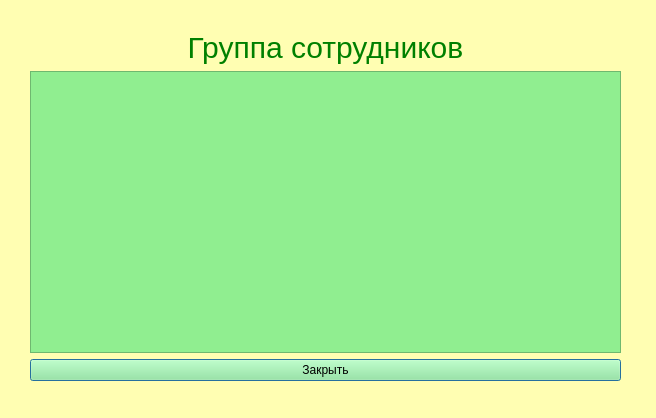
<?xml version="1.0" encoding="UTF-8"?>
<ui version="4.0">
 <class>employeeGroupsForUser</class>
 <widget class="QDialog" name="employeeGroupsForUser">
  <property name="geometry">
   <rect>
    <x>0</x>
    <y>0</y>
    <width>656</width>
    <height>418</height>
   </rect>
  </property>
  <property name="windowTitle">
   <string>Dialog</string>
  </property>
  <property name="styleSheet">
   <string notr="true">background-color:rgb(255, 254, 178);</string>
  </property>
  <widget class="QWidget" name="layoutWidget">
   <property name="geometry">
    <rect>
     <x>30</x>
     <y>30</y>
     <width>591</width>
     <height>351</height>
    </rect>
   </property>
   <layout class="QVBoxLayout" name="verticalLayout">
    <item>
     <widget class="QLabel" name="label">
      <property name="styleSheet">
       <string notr="true">font-size:30px;
color:green</string>
      </property>
      <property name="text">
       <string>&lt;html&gt;&lt;head/&gt;&lt;body&gt;&lt;p align=&quot;center&quot;&gt;Группа сотрудников&lt;/p&gt;&lt;/body&gt;&lt;/html&gt;</string>
      </property>
     </widget>
    </item>
    <item>
     <widget class="QTableWidget" name="twOrg">
      <property name="styleSheet">
       <string notr="true">color: black;
background-color: lightgreen</string>
      </property>
     </widget>
    </item>
    <item>
     <widget class="QPushButton" name="logout">
      <property name="styleSheet">
       <string notr="true">color: black;
background-color: lightgreen</string>
      </property>
      <property name="text">
       <string>Закрыть</string>
      </property>
     </widget>
    </item>
   </layout>
  </widget>
 </widget>
 <resources/>
 <connections/>
</ui>
